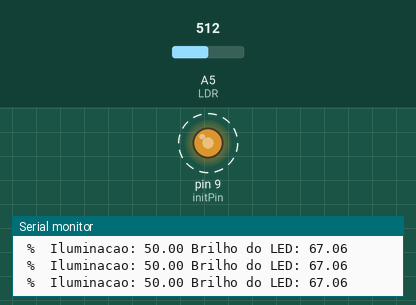
A sketch run on a simulated Arduino Uno, built with avr-gcc and run on an emulated ATmega328P. Shown: output pins drawn as LEDs (lit = HIGH), the last lines printed to the serial monitor. Dashed ring = blinking. The inputs (shaded band) are chosen by the test bench; at power-on: A5 (LDR) = 512.

Above: at 1.2 s.
1.3 s: A5 (LDR) set to 716
At 1.61 s:
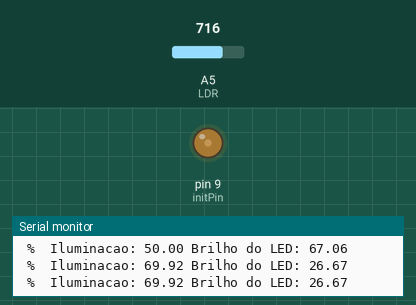
At 2.09 s:
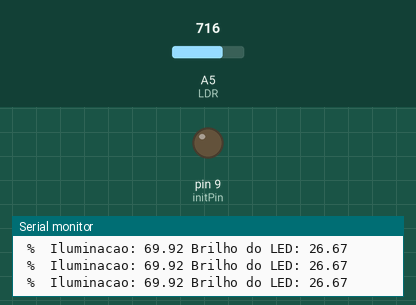
4.3 s: A5 (LDR) set to 306
7.3 s: A5 (LDR) set to 511
10.3 s: A5 (LDR) set to 900
Timing chart, 0 to 14.3 s (numbered marks = the images above; inputs shaded):
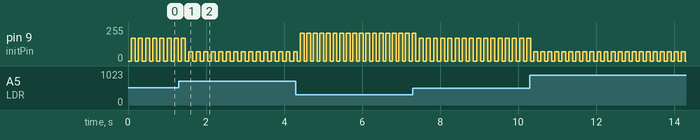

Measured:
- by itself, pin 9 (initPin): alternates 68/255 for 0.10 s and 0/255 for 0.08 s

The sketch:

Luminosidade_Fuzzy.ino
```cpp
#include <Fuzzy.h>
#include <FuzzyComposition.h>
#include <FuzzyInput.h>
#include <FuzzyIO.h>
#include <FuzzyOutput.h>
#include <FuzzyRule.h>
#include <FuzzyRuleAntecedent.h>
#include <FuzzyRuleConsequent.h>
#include <FuzzySet.h>

const int numOfReadings = 10;
//Número de leituras a serem tomadas / itens na array
int readings[numOfReadings];

int iluminacao_saida = 0;
int LDR = 5; //Sensor de luminosidade
int initPin = 9;
unsigned long pulseTime = 0;

//Instanciando um objeto da biblioteca
Fuzzy* fuzzy = new Fuzzy();

void setup() {
  Serial.begin(9600);

  //Define o pino de inicialização como saída
  pinMode(initPin, OUTPUT);

  //Crie um loop de matriz para iterar sobre cada item na matriz
  for (int thisReading = 0; thisReading < numOfReadings; thisReading++) {
    readings[thisReading] = 0;
  }

  //Criando o FuzzyInput iluminação
  FuzzyInput* iluminacao = new FuzzyInput(1);

  //Criando os FuzzySet que compoem o FuzzyInput iluminacao
  FuzzySet* escuro = new FuzzySet(0, 40, 40, 65); //iluminacao escuro 15º 35º
  iluminacao->addFuzzySet(escuro); //Adicionando a FuzzySet escuro em iluminacao

  FuzzySet* normal = new FuzzySet(30, 50, 50, 70); //iluminacao normal
  iluminacao->addFuzzySet(normal); //Adicionando a FuzzySet escuro em iluminacao

  FuzzySet* Iluminado = new FuzzySet(60, 80, 80, 100); //iluminacao muito normal
  iluminacao->addFuzzySet(Iluminado); //Adicionando a FuzzySet Iluminado em iluminacao

  fuzzy->addFuzzyInput(iluminacao); //Adiciona o FuzzyInput no objeto Fuzzy

  //Criando o FuzzyOutput Brilho do LED
  FuzzyOutput* brilho = new FuzzyOutput(1);

  //Criando os FuzzySet que compoem o FuzzyOutput Brilho do LED
  FuzzySet* baixo = new FuzzySet(0, 80, 80, 130); //Brilho do LED baixo
  brilho->addFuzzySet(baixo); //Adiciona o FuzzySet baixo em brilho

  FuzzySet* medio = new FuzzySet(70, 150, 150, 200); //Brilho do LED normal
  brilho->addFuzzySet(medio); //Adiciona o FuzzySet medio em brilho

  FuzzySet* elevado = new FuzzySet(150, 190, 255, 255); //Brilho do LED elevado
  brilho->addFuzzySet(elevado); //Adiciona o FuzzySet elevado em brilho

  fuzzy->addFuzzyOutput (brilho); //Adiciona o FuzzyOutput no objeto Fuzzy

  //----------------- Montando as regras Fuzzy -------------------

  //**FuzzyRule "Se iluminacao = escuro ENTAO Brilho do LED = Elevado"
  FuzzyRuleAntecedent* ifiluminacaoescuro = new FuzzyRuleAntecedent(); // Instanciando um Antecedente para a expressao
  ifiluminacaoescuro->joinSingle(escuro); //Adicinando o FuzzySet correspondente ao objeto Antecedente

  FuzzyRuleConsequent* thenbrilhoelevado = new FuzzyRuleConsequent();// Instanciando um Consenormal para a expressao
  thenbrilhoelevado->addOutput(elevado); // Adicionando o FuzzySet Correspondente ao objeto Consenormal

  //Instanciando um objeto FuzzyRule
  //Passando o Antecedente e o Consenormal da expressao
  FuzzyRule* fuzzyRule01 = new FuzzyRule(1, ifiluminacaoescuro, thenbrilhoelevado);
  fuzzy->addFuzzyRule(fuzzyRule01); //Adicionando o FuzzyRule ao objeto Fuzy

  //**FuzzyRule "SE iluminacao = normal ENTAO Brtilho do LED = medio"
  FuzzyRuleAntecedent* ifiluminacaonormal = new FuzzyRuleAntecedent(); //Instanciando um Antecedente para a expressao
  ifiluminacaonormal->joinSingle(normal); //Adicinando o FuzzySet correspondente ao objeto Antecedente

  FuzzyRuleConsequent* thenbrilhomedio = new FuzzyRuleConsequent(); //Instanciando um Consenormal para a expressao
  thenbrilhomedio->addOutput(medio); //Adicinando o FuzzySet correspondente ao objeto Consenormal

  //Instanciando um objeto FuzzyRule
  //Passando o Antecedente e o Consenormal da expressao
  FuzzyRule* fuzzyRule02 = new FuzzyRule(2, ifiluminacaonormal, thenbrilhomedio);
  fuzzy->addFuzzyRule(fuzzyRule02); //Adicinando o FuzzyRule ao objeto Fuzzy

  //**FuzzyRule "SE iluminacao = Iluminado ENTAO Brilho do LED = baixo"
  FuzzyRuleAntecedent* ifiluminacaoIluminado = new FuzzyRuleAntecedent(); //Instanciando um Antecedente para a expressao
  ifiluminacaoIluminado->joinSingle(Iluminado); //Adicionando o FuzzySet corrspondente ao objeto Antecedente

  FuzzyRuleConsequent* thenbrilhobaixo = new FuzzyRuleConsequent(); //Instanciando um Consenormal para a expressao
  thenbrilhobaixo->addOutput(baixo); //Adicionando o FuzzySet correspondente ao objeto Consenormal

  //Instanciando um objeto FuzzyRule
  //Passando o Antecedente e o Consenormal da expressao
  FuzzyRule* fuzzyRule03 = new FuzzyRule(3, ifiluminacaoIluminado, thenbrilhobaixo);
  fuzzy->addFuzzyRule(fuzzyRule03); //Adicionando o FuzzyRule ao objeto Fuzzy
}

void loop() {
  //Envia 10 pulso de microssegundo
  digitalWrite(initPin, HIGH);
  delayMicroseconds(10); //Aguarda 10 microssegundos antes de desligar
  //Para de enviar o pulso
  digitalWrite(initPin, LOW);

  float iluminacao_medida = (analogRead(LDR))*0.09765;
  fuzzy->setInput(1, iluminacao_medida);

  fuzzy->fuzzify();

  int output = fuzzy->defuzzify(1);
  analogWrite(9, output);

  Serial.print(" Iluminacao: ");
  Serial.print(iluminacao_medida);
  Serial.print(" Brilho do LED: ");
  Serial.println(output*0.39215);
  Serial.print(" % ");

  //Aguarda 100 milésimos de segundo antes de fazer o loop novamente
  delay(100);
}
```
